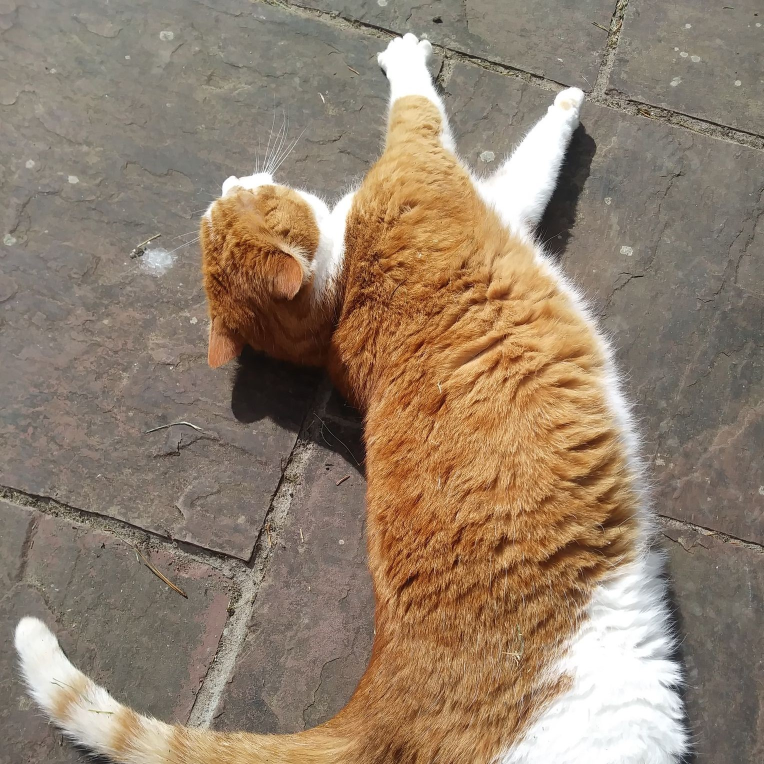
#> input picture reg.jpg, 1528 x 1528 px (shown at 1/2 size)
$ python printer_test.py
#> lines starting #> are read from the running program, lines starting #| are printed output that depends on the picture; after the words box and inside, x2 and y2 are one past the last pixel; in counts of white or black regions, pixels touching at a corner belong together; long printed decimals are rounded
import serial,time,cv2
from tqdm import tqdm
import numpy as np
from scipy.interpolate import splprep, splev
img = cv2.imread('reg.jpg')
#> img is the input picture: shape (1528, 1528, 3); mean B, G, R 108.8, 128, 146.7
img = cv2.resize(img,(190,190))
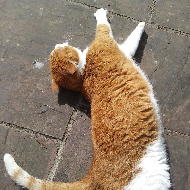
#> img: shape (190, 190, 3); mean B, G, R 108.6, 127.7, 146.4
B = img[:,:,0]
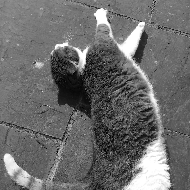
#> B: shape (190, 190); min 0, max 255, mean 108.6
G = img[:,:,1]
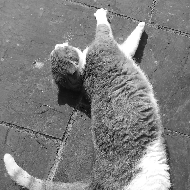
#> G: shape (190, 190); min 2, max 255, mean 127.7
R = img[:,:,2]
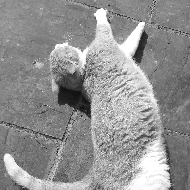
#> R: shape (190, 190); min 7, max 255, mean 146.4

class Serial_COM(object):
    def __init__(self,COM='COM4',BAUD= 115200):
        self.serial_port = serial.Serial(COM,BAUD)
    def Send(self, command):
        self.encoded_command = command.encode()
        self.serial_port.write(self.encoded_command)

class Image_Processes(object):
    def __init__(self):
        self.kernel = np.ones((3,3),np.uint8)

    def Process_Image(self,img):
        self.gray = (img[:,:,0]+img[:,:,1]+img[:,:,2])/3
        self.canny_edges = cv2.canny(self.gray,30,200)
        cv2.imshow('edge',self.canny_edges)
        cv2.waitKey(0)

    def LoadIm(self,add,q=False):
#> called with add = 'ABC.jpg', q = False
        self.image = cv2.imread(add)
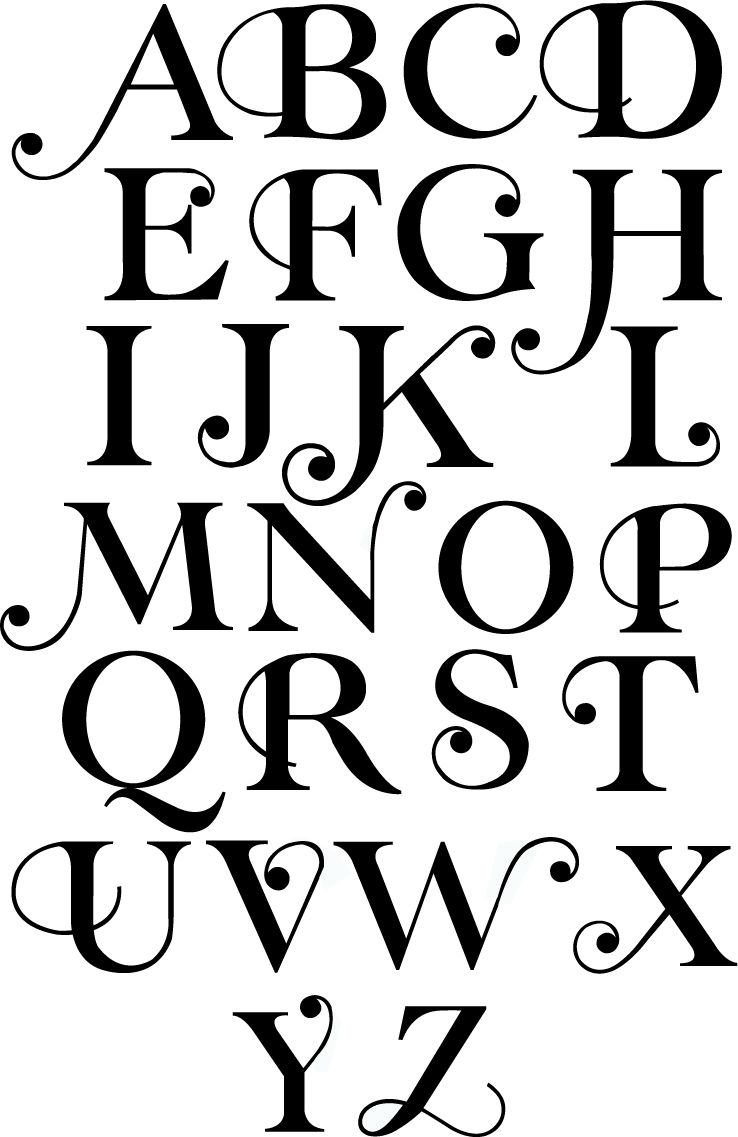
#> input picture ABC.jpg, 738 x 1137 px
#> self.image is the input picture: shape (1137, 738, 3); mean B, G, R 208.5, 208.5, 208.5
        if q:
            pass
        else:
            self.gray = cv2.cvtColor(self.image, cv2.COLOR_BGR2GRAY)
            self.denoised = cv2.fastNlMeansDenoising(self.gray,None,10,7,21)
        return self.denoised


    def Compute_Contours(self,img):
        self.blurred = cv2.blur(img,(3,3))
        self.thresh= cv2.adaptiveThreshold(self.blurred,255,cv2.ADAPTIVE_THRESH_GAUSSIAN_C,cv2.THRESH_BINARY_INV,11,2)
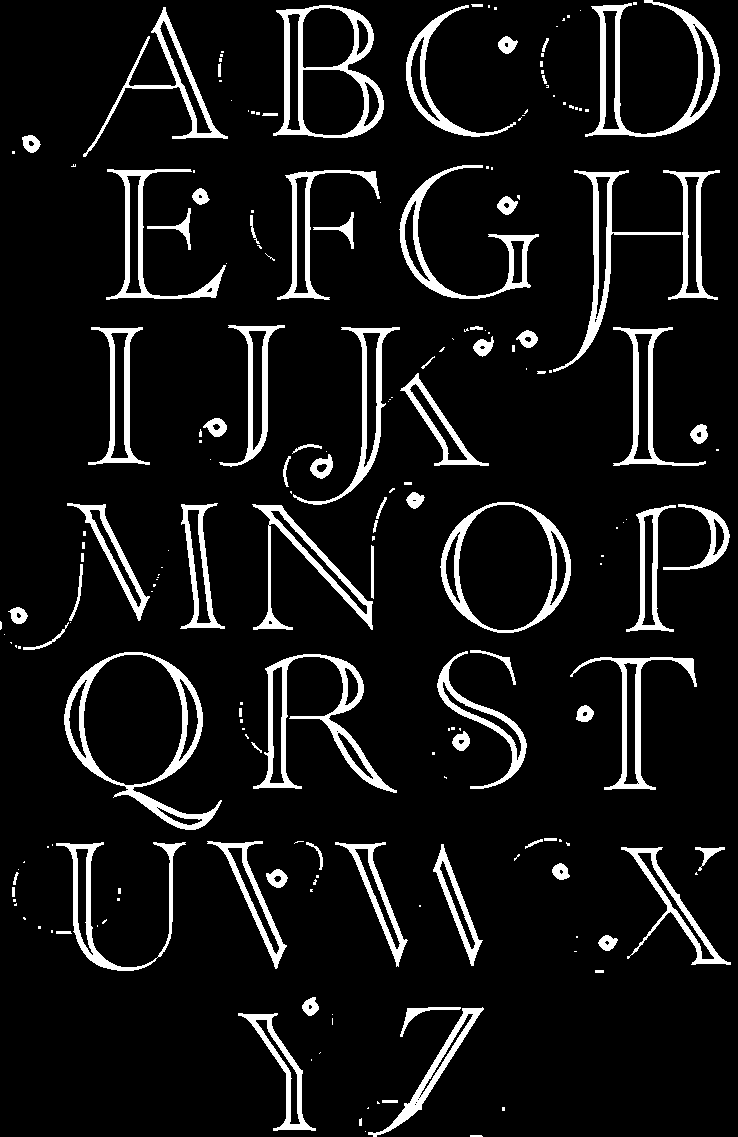
#> self.thresh: shape (1137, 738); 8.8% white; 202 white regions (117 under 20 px)
        self.cnt,_ = cv2.findContours(self.thresh, cv2.RETR_EXTERNAL, cv2.CHAIN_APPROX_SIMPLE)
#> self.cnt = 202 contours, 130 with area under 20; largest, box (x1, y1, x2, y2) and area: (64, 652, 222, 830) 15414, (440, 502, 571, 633) 12992, (273, 5, 384, 138) 11089, (585, 0, 720, 137) 5054, (253, 654, 397, 793) 4762
        self.filtered_cnts = []
        for cnt in self.cnt:
            if len(cnt>10):
                self.filtered_cnts.append(cnt)
#> this loop made 202 passes
#> cnt on passes 1, 2, 4: [[470, 1135], [470, 1136], [482, 1136], [481, 1135]], [[365, 1131]], [[502, 1107], [502, 1110], [504, 1110], [504, 1107]]
#> after the loop, self.filtered_cnts has the same summary as self.cnt
        self.cnt = self.filtered_cnts
        self.cnt = sorted(self.cnt,reverse=True,key=len)

        self.contoured_image = cv2.drawContours(np.zeros((380,380)),self.cnt,-1,255,1)
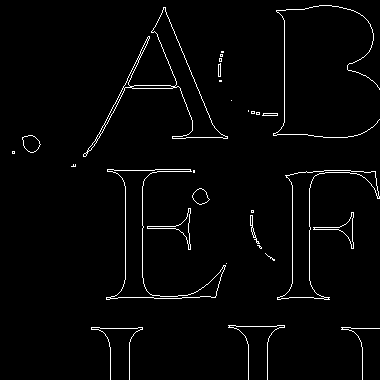
#> self.contoured_image: shape (380, 380) float64; 2.3% white in thin lines or dots
        return self.cnt, self.contoured_image

class Main():
    def __init__(self):
        self.img_add = "ABC.jpg"
        self.image_processes = Image_Processes()
        self.kernel = np.ones((5,5),np.uint8)
        self.serial_com = Serial_COM()
        self.offset_x = 103
        self.offset_y = 170
        self.pen_position = False
        self.MainLoop()

    def G_Code_Parser(self,path):
        self.command_list = []
        for v_pos,state in path:
            print(v_pos)
            self.x_pos = v_pos[0]
            self.y_pos = v_pos[1]
            if state == 0:
                self.z_pos=20
            if state == 1:
                self.z_pos=18.5
            self.command = 'G1 F7000 X'+str(self.offset_x-(self.x_pos))+' Y'+str(self.offset_y-(self.y_pos))+' Z'+str(self.z_pos)+'\r\n'
            self.command_list.append(self.command)
        return self.command_list
    def Compute_Path(self,cnts):
        self.path = []
        for self.cnt in cnts:
            self.path.append([self.cnt[0],0])
            self.path.append([self.cnt[0],1])
            for self.index in  range(1,len(self.cnt)-1):
                self.path.append([self.cnt[self.index],1])
            self.path.append([self.cnt[len(self.cnt)-1],1])
            self.path.append([self.cnt[len(self.cnt)-1],0])
        return self.path
    def Home(self):
        self.pen_position = False
        self.serial_com.Send('G28 X\r\n G28 Y\r\n G28 Z\r\nG90\r\n G1 F2000 Z40\r\nG1 F2000 X5 Y73\r\nG1 F2000 Z18\r\nG1 F2000 Z22\r\n')

    def pen_up(self):
        self.pen_positon = False
        self.serial_com.Send('G1 Z22\r\n')

    def pen_down(self):
        self.pen_position = True
        self.serial_com.Send('G1 Z18.5\r\n')

    def Border(self):
        self.pen_down()
        self.serial_com.Send('G1 X5 Y73\r\nG1 X190 Y73\r\nG1 X190 Y200\r\nG1 X5 Y200\r\n G1 X5 Y73\r\n')
    def Custom(self,array):
        for command in tqdm(array):
            print(command)
            self.serial_com.Send(command)
    def Recast_Contours(self,array,a=1,b=1):
        self.recasted = []
        for cnt in array:
            self.recasted_contour = []
            for point in cnt:
                self.recasted_contour.append([round(point[0,0]/a,2) ,round(point[0,1]/b,2)])
            self.recasted.append(self.recasted_contour)
        return self.recasted


    def MainLoop(self):
        #self.Home()
        self.denoised = self.image_processes.LoadIm(self.img_add)
        self.denoised = cv2.dilate(self.denoised,self.kernel,5)
        self.cnts,_ = self.image_processes.Compute_Contours(self.denoised)
#> self.cnts has the same summary as self.cnt in Compute_Contours
        print(self.denoised.shape)
#| (1137, 738)
        print( max(self.denoised.shape),np.argmax(self.denoised.shape))
#| 1137 0
        self.Scale_Factor = max(self.denoised.shape)/[130,190][np.argmax(self.denoised.shape)]
#> self.Scale_Factor = 8.75
        print(np.array(self.denoised.shape)/self.Scale_Factor,self.Scale_Factor)
#| [130.          84.380] 8.746

        self.recasted = self.Recast_Contours(self.cnts,self.Scale_Factor,self.Scale_Factor)
#> after the loop in Recast_Contours, `for cnt in array:`: self.recasted = 202 items
        cv2.imshow('preview',_)
        cv2.waitKey(0)
        cv2.imwrite("Current_img.jpg",_)
        self.path = self.Compute_Path(self.recasted)
#> after the loop in Compute_Path, `for self.cnt in cnts:`: self.path = 7527 items
        self.command_list = self.G_Code_Parser(self.path)
#> the loop in G_Code_Parser, `for v_pos,state in path:` made 7527 passes
#> (state, self.x_pos, self.y_pos, self.z_pos) on passes 1 to 12: (0, 18.64, 0.8, 20), (1, 18.64, 0.8, 18.5), (1, 18.64, 1.03, 18.5), (1, 18.52, 1.14, 18.5), (1, 18.52, 1.37, 18.5), (1, 18.41, 1.49, 18.5), (1, 18.41, 1.6, 18.5), (1, 18.29, 1.72, 18.5), (1, 18.29, 1.83, 18.5), (1, 18.18, 1.94, 18.5), (1, 18.18, 2.06, 18.5), (1, 18.07, 2.17, 18.5)
#> (self.x_pos, self.y_pos, self.z_pos) on passes 61 to 66: (19.89, 8.8, 18.5), (20.01, 8.92, 18.5), (20.01, 9.15, 18.5), (20.12, 9.26, 18.5), (20.12, 9.6, 18.5), (19.89, 9.83, 18.5)
#| [18.64, 0.8]
#| [18.64, 0.8]
#| [18.64, 1.03]
#| [18.52, 1.14]
#| [18.52, 1.37]
#| [18.41, 1.49]
#| [18.41, 1.6]
#| [18.29, 1.72]
#> (further printed lines are left out)
        #self.Custom(self.command_list)

#> (the run stopped early here; a loop or call above may not have finished)
